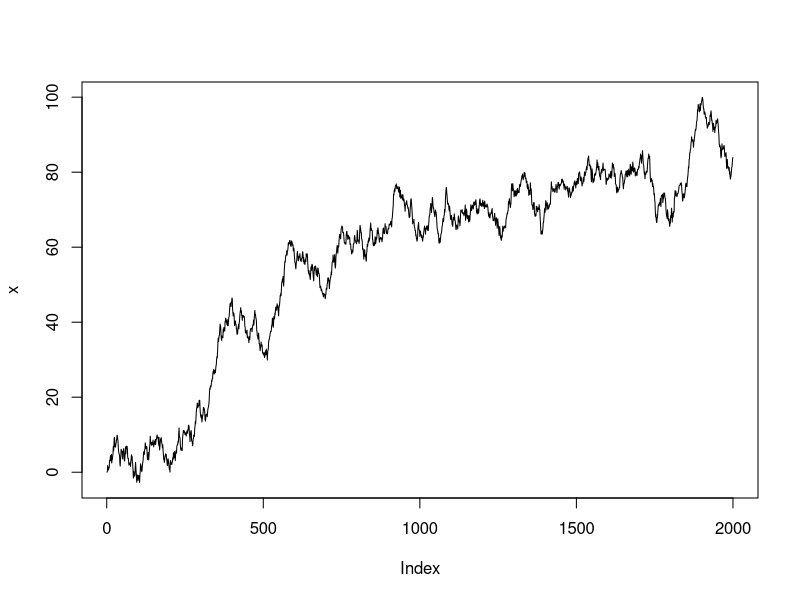
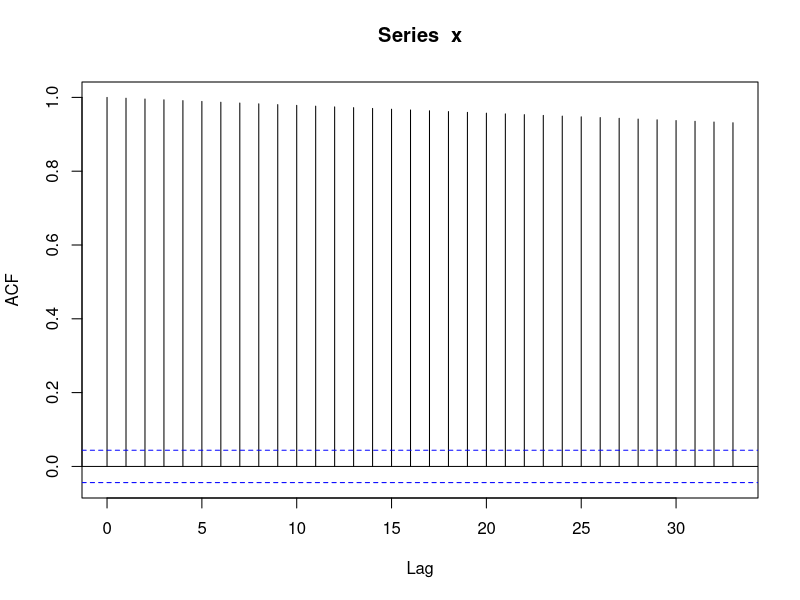
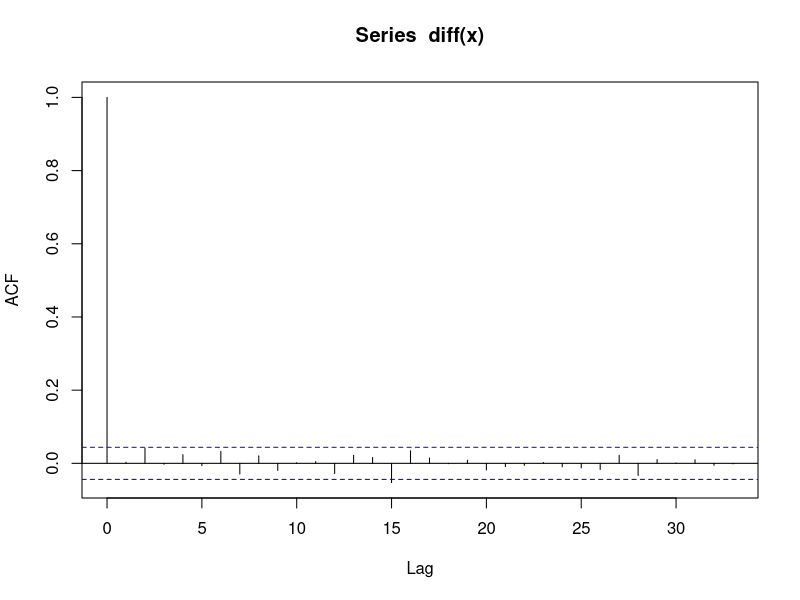

Recreate these plots in R, in order.
set.seed(2)

#first we generate 100 white noise values
w<-rnorm(2000,mean=0,sd=1)

#we create 100 items with value 0 for the x(t) time series
x<-rep(0,2000)

#random walk is x(t) = x(t+1)previous value +w (white noise)
for(t in 2:2000) x[t]<-x[t-1]+w[t]

#lets plot the random walk with lines ("l")
plot(x,type="l")

#autocorrelation plot Note: slowly decreasing = Non Stationarity
acf(x)

"Random walk is not a stationary process but we can make it stationary
by using a differencing transformation x-x(t-1)
Note: Autocorrelation at 0=1, as it should be perfectly correlated at 0"

acf(diff(x),na.action=na.omit)
